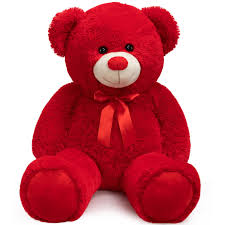
#> input picture A little survey on previous works/images/red_teddy.jpeg, 225 x 225 px, found by its file name
$ jupyter execute unofficial.ipynb
#> lines starting #> are read from the running program, lines starting #| are printed output that depends on the picture
[cell 1]
import numpy as np
import cv2

[cell 2]
def compute_mean_and_cov(image):
    """Compute mean and covariance of the color distribution."""
    reshaped = image.reshape(-1, 3).astype(np.float32)
    mean = np.mean(reshaped, axis=0)
    cov = np.cov(reshaped, rowvar=False)
    return mean, cov

def sqrtm(matrix, method="svd"):
    """Compute the square root of a positive semi-definite matrix."""
    if method == "svd":
        U, S, Vt = np.linalg.svd(matrix)
        return np.dot(U, np.dot(np.diag(np.sqrt(S)), Vt))
    elif method == "eigen":
        eigvals, eigvecs = np.linalg.eigh(matrix)
        sqrt_diag = np.diag(np.sqrt(eigvals))
        return eigvecs @ sqrt_diag @ eigvecs.T
    elif method == "cholesky":
        L = np.linalg.cholesky(matrix)
        return L
    else:
        raise ValueError("Invalid method for matrix square root")

def separable_transfer(target, reference):
    """Separable linear transfer (Reinhard et al.) - Matches means and variances independently."""
    target = target.astype(np.float32) / 255.0
    reference = reference.astype(np.float32) / 255.0

    mu_t, cov_t = compute_mean_and_cov(target)
    mu_r, cov_r = compute_mean_and_cov(reference)

    scale = np.sqrt(np.diag(cov_r)) / np.sqrt(np.diag(cov_t))
    transform = np.diag(scale)

    transformed = np.dot((target.reshape(-1, 3) - mu_t), transform.T) + mu_r
    transformed = np.clip(transformed, 0, 1)

    return (transformed.reshape(target.shape) * 255).astype(np.uint8)

def cholesky_transfer(target, reference):
    """Cholesky-based transfer."""
    target = target.astype(np.float32) / 255.0
    reference = reference.astype(np.float32) / 255.0

    mu_t, cov_t = compute_mean_and_cov(target)
    mu_r, cov_r = compute_mean_and_cov(reference)

    L_t = np.linalg.cholesky(cov_t)
    L_r = np.linalg.cholesky(cov_r)

    transform = L_r @ np.linalg.inv(L_t)

    transformed = np.dot((target.reshape(-1, 3) - mu_t), transform.T) + mu_r
    transformed = np.clip(transformed, 0, 1)

    return (transformed.reshape(target.shape) * 255).astype(np.uint8)

def pca_transfer(target, reference):
    """Principal Component Analysis (PCA)-based transfer."""
    target = target.astype(np.float32) / 255.0
    reference = reference.astype(np.float32) / 255.0

    mu_t, cov_t = compute_mean_and_cov(target)
    mu_r, cov_r = compute_mean_and_cov(reference)

    sqrt_cov_t = sqrtm(cov_t, method="eigen")
    sqrt_cov_r = sqrtm(cov_r, method="eigen")

    transform = sqrt_cov_r @ np.linalg.inv(sqrt_cov_t)

    transformed = np.dot((target.reshape(-1, 3) - mu_t), transform.T) + mu_r
    transformed = np.clip(transformed, 0, 1)

    return (transformed.reshape(target.shape) * 255).astype(np.uint8)

def monge_kantorovitch_transfer(target, reference):
    """Monge-Kantorovitch Optimal Transport-based transfer."""
    target = target.astype(np.float32) / 255.0
    reference = reference.astype(np.float32) / 255.0

    mu_t, cov_t = compute_mean_and_cov(target)
    mu_r, cov_r = compute_mean_and_cov(reference)

    sqrt_cov_t = sqrtm(cov_t, method="svd")
    inv_sqrt_cov_t = np.linalg.inv(sqrt_cov_t)
    mk_transform = inv_sqrt_cov_t @ sqrtm(sqrt_cov_t @ cov_r @ sqrt_cov_t, method="svd") @ inv_sqrt_cov_t

    transformed = np.dot((target.reshape(-1, 3) - mu_t), mk_transform.T) + mu_r
    transformed = np.clip(transformed, 0, 1)

    return (transformed.reshape(target.shape) * 255).astype(np.uint8)

def convert_color_space(image, from_space, to_space):
    """Convert image between different color spaces."""
    conversion_code = {
        ("RGB", "YUV"): cv2.COLOR_RGB2YUV,
        ("YUV", "RGB"): cv2.COLOR_YUV2RGB,
        ("RGB", "LAB"): cv2.COLOR_RGB2LAB,
        ("LAB", "RGB"): cv2.COLOR_LAB2RGB,
        ("RGB", "XYZ"): cv2.COLOR_RGB2XYZ,
        ("XYZ", "RGB"): cv2.COLOR_XYZ2RGB,
        ("RGB", "LUV"): cv2.COLOR_RGB2LUV,
        ("LUV", "RGB"): cv2.COLOR_LUV2RGB
    }
    return cv2.cvtColor(image, conversion_code[(from_space, to_space)])

import matplotlib.pyplot as plt

def run_all_transfers(target_path, reference_path, color_space="RGB"):
    """Run all color transfer methods and display results using Matplotlib."""
    target = cv2.imread(target_path)
    reference = cv2.imread(reference_path)

    if color_space != "RGB":
        target = convert_color_space(target, "RGB", color_space)
        reference = convert_color_space(reference, "RGB", color_space)

    results = {
        "Target": target,
        "Reference": reference,
        "Separable": separable_transfer(target, reference),
        "Cholesky": cholesky_transfer(target, reference),
        "PCA": pca_transfer(target, reference),
        "Monge-Kantorovitch": monge_kantorovitch_transfer(target, reference)
    }

    if color_space != "RGB":
        for key in results:
            results[key] = convert_color_space(results[key], color_space, "RGB")

    # Convert images from BGR (OpenCV default) to RGB for matplotlib
    for key in results:
        results[key] = cv2.cvtColor(results[key], cv2.COLOR_BGR2RGB)

    # Plot results
    plt.figure(figsize=(12, 8))
    for i, (name, img) in enumerate(results.items(), 1):
        plt.subplot(2, 3, i)
        plt.imshow(img)
        plt.title(name)
        plt.axis("off")

    plt.tight_layout()
    plt.show()

[cell 3]
# Example Usage
if __name__ == "__main__":
    target_img_path = "/home/neelraj-reddy/college/6th_sem/computer vision/project/A little survey on previous works/images/red_teddy.jpeg"
    reference_img_path = "/home/neelraj-reddy/college/6th_sem/computer vision/project/A little survey on previous works/images/purple_teddy.jpeg"

    # Run all transfers in RGB
    run_all_transfers(target_img_path, reference_img_path, "RGB")
#> in run_all_transfers, target is the input picture: shape (225, 225, 3); mean B, G, R 125.6, 115.4, 204.5
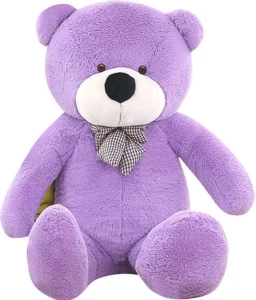
#> input picture A little survey on previous works/images/purple_teddy.jpeg, 256 x 300 px, found by its file name
#> in run_all_transfers, reference is the input picture: shape (300, 256, 3); mean B, G, R 219.1, 183.3, 206.8
#> in compute_mean_and_cov, `mean = np.mean(reshaped, axis=0)`: mean = [0.493, 0.452, 0.802]
#> in compute_mean_and_cov, `cov = np.cov(reshaped, rowvar=False)`: cov = [[0.19, 0.206, 0.075], [0.206, 0.225, 0.0795], [0.075, 0.0795, 0.0376]]
#> in separable_transfer, `mu_t, cov_t = compute_mean_and_cov(target)`: mu_t = [0.493, 0.452, 0.802]; cov_t has the same summary as cov in compute_mean_and_cov
#> in separable_transfer, `mu_r, cov_r = compute_mean_and_cov(reference)`: mu_r = [0.86, 0.719, 0.811]; cov_r = [[0.0237, 0.0309, 0.0256], [0.0309, 0.0527, 0.0388], [0.0256, 0.0388, 0.0302]]
#> in separable_transfer, `scale = np.sqrt(np.diag(cov_r)) / np.sqrt(np.diag(cov_t))`: scale = [0.353, 0.484, 0.897]
#> in separable_transfer, `transform = np.diag(scale)`: transform = [[0.353, 0, 0], [0, 0.484, 0], [0, 0, 0.897]]
#> in cholesky_transfer, `mu_t, cov_t = compute_mean_and_cov(target)`: mu_t = [0.493, 0.452, 0.802]; cov_t has the same summary as cov in compute_mean_and_cov
#> in cholesky_transfer, `mu_r, cov_r = compute_mean_and_cov(reference)`: mu_r = [0.86, 0.719, 0.811]
#> in cholesky_transfer, `L_t = np.linalg.cholesky(cov_t)`: L_t = [[0.436, 0, 0], [0.473, 0.0316, 0], [0.172, -0.0565, 0.0697]]
#> in cholesky_transfer, `L_r = np.linalg.cholesky(cov_r)`: L_r = [[0.154, 0, 0], [0.201, 0.111, 0], [0.166, 0.0488, 0.0153]]
#> in cholesky_transfer, `transform = L_r @ np.linalg.inv(L_t)`: transform = [[0.353, 3.62e-17, 0], [-3.36, 3.52, 0], [-1.8, 1.94, 0.219]]
#> in pca_transfer, `mu_t, cov_t = compute_mean_and_cov(target)`: mu_t = [0.493, 0.452, 0.802]; cov_t has the same summary as cov in compute_mean_and_cov
#> in pca_transfer, `mu_r, cov_r = compute_mean_and_cov(reference)`: mu_r = [0.86, 0.719, 0.811]
#> in sqrtm, `eigvals, eigvecs = np.linalg.eigh(matrix)`: eigvals = [0.000247, 0.00842, 0.444]; eigvecs = [[-0.754, -0.0554, -0.655], [0.638, -0.298, -0.71], [0.155, 0.953, -0.26]]
#> in sqrtm, `sqrt_diag = np.diag(np.sqrt(eigvals))`: sqrt_diag = [[0.0157, 0, 0], [0, 0.0917, 0], [0, 0, 0.666]]
#> in pca_transfer, `sqrt_cov_t = sqrtm(cov_t, method="eigen")`: sqrt_cov_t = [[0.295, 0.304, 0.107], [0.304, 0.35, 0.0984], [0.107, 0.0984, 0.129]]
#> in pca_transfer, `sqrt_cov_r = sqrtm(cov_r, method="eigen")`: sqrt_cov_r = [[0.108, 0.074, 0.0813], [0.074, 0.185, 0.113], [0.0813, 0.113, 0.104]]
#> in pca_transfer, `transform = sqrt_cov_r @ np.linalg.inv(sqrt_cov_t)`: transform = [[1.14, -0.878, 0.358], [-3.67, 3.32, 1.38], [-1.18, 1.08, 0.963]]
#> in monge_kantorovitch_transfer, `mu_t, cov_t = compute_mean_and_cov(target)`: mu_t = [0.493, 0.452, 0.802]; cov_t has the same summary as cov in compute_mean_and_cov
#> in monge_kantorovitch_transfer, `mu_r, cov_r = compute_mean_and_cov(reference)`: mu_r = [0.86, 0.719, 0.811]
#> in monge_kantorovitch_transfer, `inv_sqrt_cov_t = np.linalg.inv(sqrt_cov_t)`: inv_sqrt_cov_t = [[36.85, -29.74, -7.78], [-29.74, 27.64, 3.5], [-7.78, 3.5, 11.54]]
#> in monge_kantorovitch_transfer, `mk_transform = inv_sqrt_cov_t @ sqrtm(sqrt_cov_t @ cov_r @ sqrt_cov_t,..`: mk_transform = [[2.06, -1.57, -0.0396], [-1.57, 1.82, 0.285], [-0.0396, 0.285, 0.319]]
#> the loop in run_all_transfers, `for key in results:` made 6 passes
#> key on passes 1 to 6: 'Target', 'Reference', 'Separable', 'Cholesky', 'PCA', 'Monge-Kantorovitch'
#> after the loop in run_all_transfers, `for key in results:`: results = 6 items
#> the loop in run_all_transfers, `for i, (name, img) in enumerate(results.items(), 1):` made 6 passes

    # Run all transfers in LAB
    run_all_transfers(target_img_path, reference_img_path, "LAB")
#> in convert_color_space, `return cv2.cvtColor(image, conversion_code[(from_space, to_space)])`: returned value: shape (225, 225, 3); mean of channels 0, 1, 2 141.1, 158.7, 85.9
#> in convert_color_space (call 2), `return cv2.cvtColor(image, conversion_code[(from_space, to_space)])`: returned value: shape (300, 256, 3); mean of channels 0, 1, 2 199.1, 145.2, 121.2
#> in separable_transfer (call 2), `reference = reference.astype(np.float32) / 255.0`:
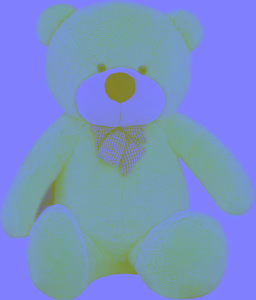
#> reference: shape (300, 256, 3) float32; mean of channels 0, 1, 2 0.781, 0.57, 0.475; drawn as B, G, R
#> in separable_transfer (call 2), `mu_t, cov_t = compute_mean_and_cov(target)`: mu_t = [0.553, 0.622, 0.337]; cov_t = [[0.15, -0.0404, 0.0543], [-0.0404, 0.0124, -0.0166], [0.0543, -0.0166, 0.0222]]
#> in separable_transfer (call 2), `mu_r, cov_r = compute_mean_and_cov(reference)`: mu_r = [0.781, 0.57, 0.475]; cov_r = [[0.0358, -0.00777, 0.003], [-0.00777, 0.0032, -0.00108], [0.003, -0.00108, 0.000427]]
#> in separable_transfer (call 2), `scale = np.sqrt(np.diag(cov_r)) / np.sqrt(np.diag(cov_t))`: scale = [0.489, 0.507, 0.139]
#> in separable_transfer (call 2), `transform = np.diag(scale)`: transform = [[0.489, 0, 0], [0, 0.507, 0], [0, 0, 0.139]]
#> the loop in run_all_transfers (call 2), `for key in results:` made 6 passes
#> the loop in run_all_transfers (call 2), `for i, (name, img) in enumerate(results.items(), 1):` made 6 passes

    # Run all transfers in YUV
    run_all_transfers(target_img_path, reference_img_path, "YUV")
#> in convert_color_space (call 9), `return cv2.cvtColor(image, conversion_code[(from_space, to_space)])`: returned value: shape (225, 225, 3); mean of channels 0, 1, 2 128.6, 165.3, 125.3
#> in convert_color_space (call 10), `return cv2.cvtColor(image, conversion_code[(from_space, to_space)])`: returned value: shape (300, 256, 3); mean of channels 0, 1, 2 196.7, 132.9, 147.7
#> in separable_transfer (call 3), `reference = reference.astype(np.float32) / 255.0`:
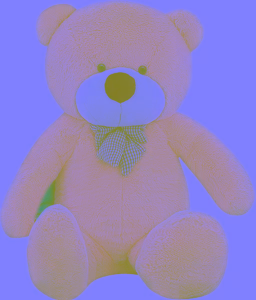
#> reference: shape (300, 256, 3) float32; mean of channels 0, 1, 2 0.772, 0.521, 0.579; drawn as B, G, R
#> in separable_transfer (call 3), `mu_t, cov_t = compute_mean_and_cov(target)`: mu_t = [0.504, 0.649, 0.492]; cov_t = [[0.183, -0.054, 0.00314], [-0.054, 0.0179, -0.000835], [0.00314, -0.000835, 0.000221]]
#> in separable_transfer (call 3), `mu_r, cov_r = compute_mean_and_cov(reference)`: mu_r = [0.772, 0.521, 0.579]; cov_r = [[0.0385, -0.00224, -0.00904], [-0.00224, 0.000226, 0.000865], [-0.00904, 0.000865, 0.00451]]
#> in separable_transfer (call 3), `scale = np.sqrt(np.diag(cov_r)) / np.sqrt(np.diag(cov_t))`: scale = [0.458, 0.112, 4.52]
#> in separable_transfer (call 3), `transform = np.diag(scale)`: transform = [[0.458, 0, 0], [0, 0.112, 0], [0, 0, 4.52]]

    # Run all transfers in CIELUV
    run_all_transfers(target_img_path, reference_img_path, "LUV")
#> in convert_color_space (call 17), `return cv2.cvtColor(image, conversion_code[(from_space, to_space)])`: returned value: shape (225, 225, 3); mean of channels 0, 1, 2 140.6, 94.4, 93.1
#> in convert_color_space (call 18), `return cv2.cvtColor(image, conversion_code[(from_space, to_space)])`: returned value: shape (300, 256, 3); mean of channels 0, 1, 2 198.7, 110.7, 123.6
#> in separable_transfer (call 4), `reference = reference.astype(np.float32) / 255.0`:
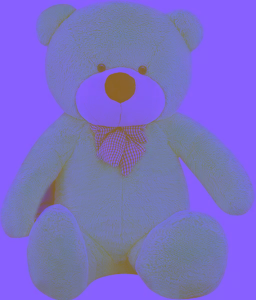
#> reference: shape (300, 256, 3) float32; mean of channels 0, 1, 2 0.779, 0.434, 0.485; drawn as B, G, R
#> in separable_transfer (call 4), `mu_t, cov_t = compute_mean_and_cov(target)`: mu_t = [0.551, 0.37, 0.365]; cov_t = [[0.151, 0.00189, 0.0534], [0.00189, 5.01e-05, 0.000884], [0.0534, 0.000884, 0.025]]
#> in separable_transfer (call 4), `mu_r, cov_r = compute_mean_and_cov(reference)`: mu_r = [0.779, 0.434, 0.485]; cov_r = [[0.036, -0.00649, 0.0054], [-0.00649, 0.00243, -0.00176], [0.0054, -0.00176, 0.00145]]
#> in separable_transfer (call 4), `scale = np.sqrt(np.diag(cov_r)) / np.sqrt(np.diag(cov_t))`: scale = [0.489, 6.97, 0.241]
#> in separable_transfer (call 4), `transform = np.diag(scale)`: transform = [[0.489, 0, 0], [0, 6.97, 0], [0, 0, 0.241]]
#> in monge_kantorovitch_transfer (call 4), `mu_t, cov_t = compute_mean_and_cov(target)`: mu_t = [0.551, 0.37, 0.365]
#> in monge_kantorovitch_transfer (call 4), `mu_r, cov_r = compute_mean_and_cov(reference)`: mu_r = [0.779, 0.434, 0.485]
#> in monge_kantorovitch_transfer (call 4), `sqrt_cov_t = sqrtm(cov_t, method="svd")`: sqrt_cov_t = [[0.372, 0.00389, 0.11], [0.00389, 0.00448, 0.00386], [0.11, 0.00386, 0.114]]
#> in monge_kantorovitch_transfer (call 4), `inv_sqrt_cov_t = np.linalg.inv(sqrt_cov_t)`: inv_sqrt_cov_t = [[3.76, -0.131, -3.63], [-0.131, 229.8, -7.68], [-3.63, -7.68, 12.57]]
#> in monge_kantorovitch_transfer (call 4), `mk_transform = inv_sqrt_cov_t @ sqrtm(sqrt_cov_t @ cov_r @ sqrt_cov_t,..`: mk_transform = [[0.502, 0.0415, -0.0388], [0.0415, 4.61, -0.532], [-0.0388, -0.532, 0.337]]
#> in monge_kantorovitch_transfer (call 4), `return (transformed.reshape(target.shape) * 255).astype(np.uint8)`:
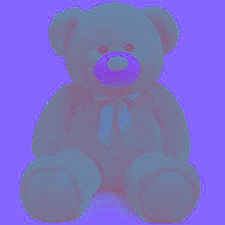
#> returned value: shape (225, 225, 3); mean of channels 0, 1, 2 198.2, 110.3, 123; drawn as B, G, R
#> the loop in run_all_transfers (call 4), `for key in results:` made 6 passes
#> the loop in run_all_transfers (call 4), `for i, (name, img) in enumerate(results.items(), 1):` made 6 passes
#> in run_all_transfers (call 4), `plt.show()`:
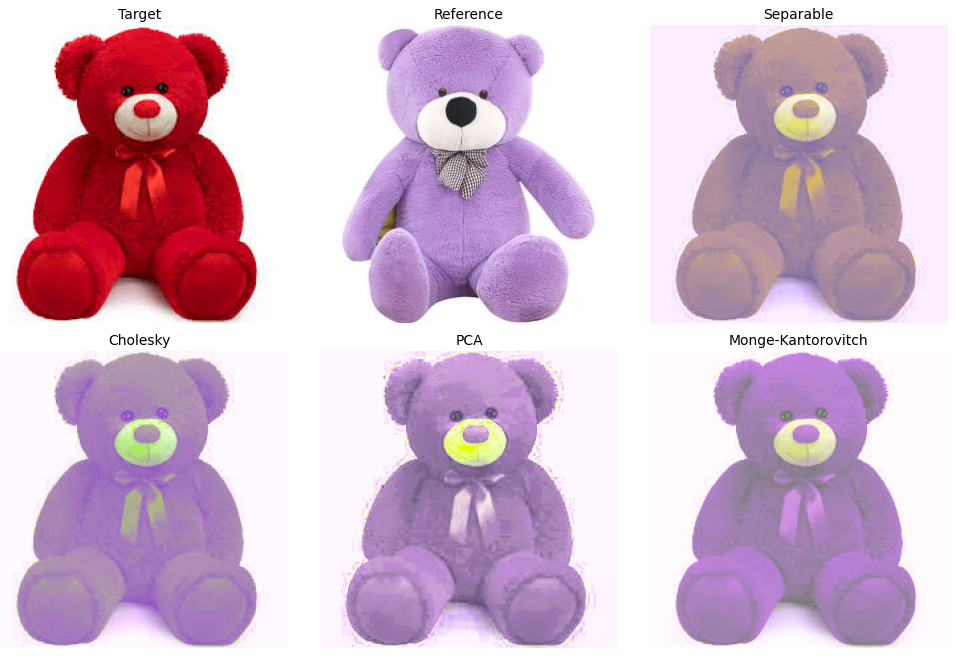
#> figure drawn by matplotlib, 6 panels; B, G, R data is drawn as R, G, B

[cell 4]
import cv2
import numpy as np
from scipy.linalg import sqrtm
from numpy.linalg import cholesky, svd, inv, qr, eig


# use the style of img1 to modify img2
# summarize the basic steps of linear color transfer
def color_trans_linear(img1, img2, func):
    shape2 = img2.shape
    img1 = img1.reshape((-1, img1.shape[-1]))
    img2 = img2.reshape((-1, img1.shape[-1]))
    mean1 = np.mean(img1, axis=0)
    mean2 = np.mean(img2, axis=0)
    cov1 = np.cov(img1.T)
    cov2 = np.cov(img2.T)
    t = func(cov1, cov2)
    ret = (img2 - mean2) @ t.T + mean1
    return ret.reshape(shape2)


# SVD decomposition
# implements the paper Color Transfer in Correlated Color Space by Xuezhong Xiao et al.
# the formula in the original paper mistakenly omitted some square roots and I fixed that here
def trans_svd(cov1, cov2):
    u1, lambda1, _ = svd(cov1)
    u2, lambda2, _ = svd(cov2)
    return u1 @ np.diag(np.sqrt(lambda1)) @ np.diag(1 / (np.sqrt(lambda2) + 1e-12)) @ inv(u2)


# assume that three channels are not correlated
# implements the paper Color Transfer between Images by Erik Reinhard et al.
def trans_indep(cov1, cov2):
    diag1 = np.diagonal(cov1)**0.5
    diag2 = np.diagonal(cov2)**0.5
    return np.diag(diag1 / diag2)


# Cholesky decomposition
# implements the Cholesky method in the paper The Linear Monge-Kantorovitch Linear Colour Mapping for Example-Based Colour Transfer by F. Pitie et al.
def trans_cholesky(cov1, cov2):
    return cholesky(cov1) @ inv(cholesky(cov2))


# Monge-Kantorovitch method
# implements the MK method in the paper The Linear Monge-Kantorovitch Linear Colour Mapping for Example-Based Colour Transfer by F. Pitie et al.
def trans_mk(cov1, cov2):
    t = sqrtm(cov2) @ cov1 @ sqrtm(cov2)
    return inv(sqrtm(cov2)) @ sqrtm(t) @ inv(sqrtm(cov2))


# Square root decomposition
# implements the SQRT method method in the paper The Linear Monge-Kantorovitch Linear Colour Mapping for Example-Based Colour Transfer by F. Pitie et al.
def trans_sqrt(cov1, cov2):
    return sqrtm(cov1) @ inv(sqrtm(cov2))


# implements the color space transform between RGB and l-alpha-beta in the papers
# Color Transfer between Images by Erik Reinhard et al. and
# Statistics of cone responses to natural images:implications for visual coding by Daniel L. Ruderman et al.
RGB2XYZ = np.array([
    [0.5141, 0.3239, 0.1604],
    [0.2651, 0.6702, 0.0641],
    [0.0241, 0.1228, 0.8444]
])
XYZ2LMS = np.array([
    [0.3897, 0.6890, -0.0787],
    [-0.2298, 1.1834, 0.0464],
    [0, 0, 1]
])
RGB2LMS = XYZ2LMS @ RGB2XYZ
LMS2RGB = inv(RGB2LMS)
lgLMS2lab = np.diag([1 / np.sqrt(3), 1 / np.sqrt(6), 1 / np.sqrt(2)]) @ np.array([
    [1, 1, 1],
    [1, 1, -2],
    [1, -1, 0]
])
lab2lgLMS = inv(lgLMS2lab)


def rgb2lab(img):
    return np.log10(img @ RGB2LMS.T + 1e-12) @ lgLMS2lab.T # add a very small number to avoid log(0) error


def lab2rgb(img):
    return (10 ** (img @ lab2lgLMS.T)) @ LMS2RGB.T


def main():
    color_space_from = cv2.COLOR_BGR2RGB
    color_space_to = cv2.COLOR_RGB2BGR

    img1 = cv2.imread('/home/neelraj-reddy/college/6th_sem/computer vision/project/A little survey on previous works/images/purple_teddy.jpeg')
    img2 = cv2.imread('/home/neelraj-reddy/college/6th_sem/computer vision/project/A little survey on previous works/images/red_teddy.jpeg')

    img1 = cv2.cvtColor(img1, color_space_from)
    img2 = cv2.cvtColor(img2, color_space_from)

    result = color_trans_linear(rgb2lab(img1), rgb2lab(img2), trans_indep)
#> in rgb2lab (call 2), `return np.log10(img @ RGB2LMS.T + 1e-12) @ lgLMS2lab.T`:
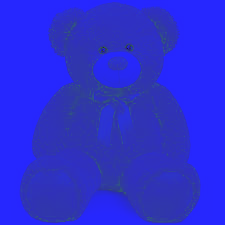
#> returned value: shape (225, 225, 3) float64; mean of channels 0, 1, 2 3.38, 0.147, 0.0953; drawn with min black and max white
#> in color_trans_linear, `shape2 = img2.shape`: shape2 = (225, 225, 3)
#> in color_trans_linear, `mean1 = np.mean(img1, axis=0)`: mean1 = [3.95, -0.0423, 0.00604]
#> in color_trans_linear, `mean2 = np.mean(img2, axis=0)`: mean2 = [3.38, 0.147, 0.0953]
#> in color_trans_linear, `cov1 = np.cov(img1.T)`: cov1 = [[0.0493, 0.00512, -0.000753], [0.00512, 0.00179, -0.000176], [-0.000753, -0.000176, 2.5e-05]]
#> in color_trans_linear, `cov2 = np.cov(img2.T)`: cov2 = [[0.516, -0.102, -0.0614], [-0.102, 0.0228, 0.0117], [-0.0614, 0.0117, 0.00774]]
#> in trans_indep, `diag1 = np.diagonal(cov1)**0.5`: diag1 = [0.222, 0.0423, 0.005]
#> in trans_indep, `diag2 = np.diagonal(cov2)**0.5`: diag2 = [0.718, 0.151, 0.088]
#> in color_trans_linear, `t = func(cov1, cov2)`: t = [[0.309, 0, 0], [0, 0.28, 0], [0, 0, 0.0568]]
    result = lab2rgb(result)
    result = cv2.cvtColor(cv2.convertScaleAbs(result), color_space_to)
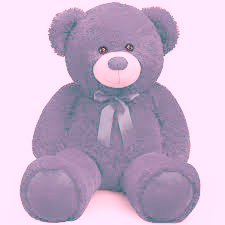
#> result: shape (225, 225, 3); mean R, G, B 200.7, 179.5, 205.6
    cv2.imwrite('indep.jpg', result)

    result = color_trans_linear(img1, img2, trans_cholesky)
    result = cv2.cvtColor(cv2.convertScaleAbs(result), color_space_to)
    cv2.imwrite('cholesky.jpg', result)

    result = color_trans_linear(img1, img2, trans_sqrt)
    result = cv2.cvtColor(cv2.convertScaleAbs(result), color_space_to)
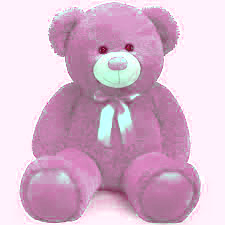
#> result: shape (225, 225, 3); mean R, G, B 216.3, 182.4, 206.6
    cv2.imwrite('sqrt.jpg', result)

    result = color_trans_linear(img1, img2, trans_mk)
#> in trans_mk, `t = sqrtm(cov2) @ cov1 @ sqrtm(cov2)`: t = [[15289063.2, 35704299.2, 33062902.7], [35704299.2, 83477258.1, 77273047.8], [33062902.7, 77273047.8, 71541510.3]]
#> in color_trans_linear (call 4), `t = func(cov1, cov2)`: t = [[0.319, 0.285, -0.0396], [0.285, 1.82, -1.57], [-0.0396, -1.57, 2.06]]
#> in color_trans_linear (call 4), `return ret.reshape(shape2)`:
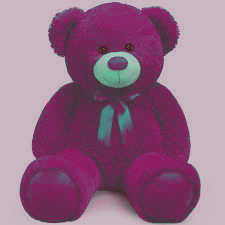
#> returned value: shape (225, 225, 3) float64; mean of channels 0, 1, 2 206.8, 183.3, 219.1; drawn with min black and max white
    result = cv2.cvtColor(cv2.convertScaleAbs(result), color_space_to)
    cv2.imwrite('mk.jpg', result)

    result = color_trans_linear(img1, img2, trans_svd)
#> in trans_svd, `u1, lambda1, _ = svd(cov1)`: u1 = [[-0.542, 0.138, -0.829], [-0.707, -0.608, 0.361], [-0.455, 0.782, 0.427]]; lambda1 = [6655.4, 271.4, 10.42]
#> in trans_svd, `u2, lambda2, _ = svd(cov2)`: u2 = [[-0.26, 0.953, -0.155], [-0.71, -0.298, -0.638], [-0.655, -0.0554, 0.754]]; lambda2 = [28871.8, 547.4, 16.06]
    result = cv2.cvtColor(cv2.convertScaleAbs(result), color_space_to)
    cv2.imwrite('svd.jpg', result)
    return


if __name__ == '__main__':
    main()
